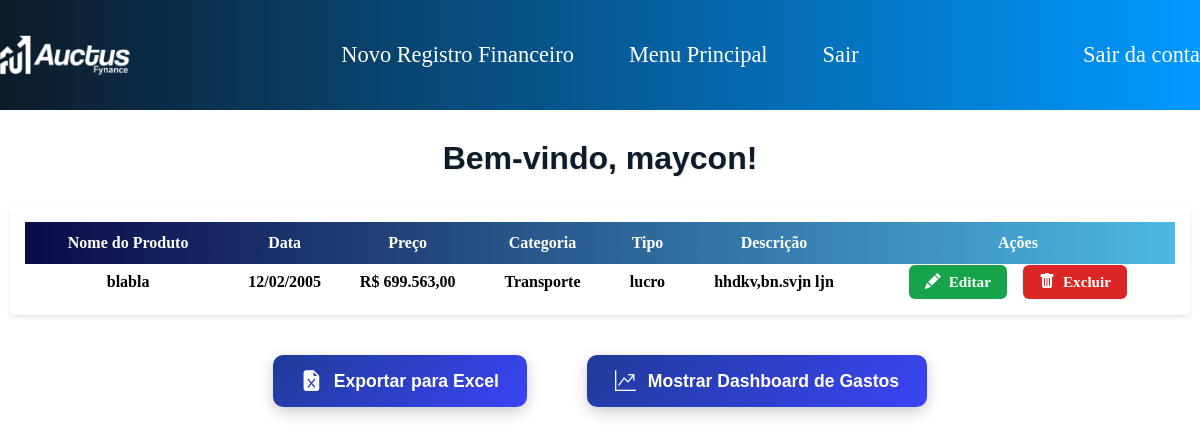
Page /pages/ver_gastos.php (signed in) on the committed database.
### tables this page shows
CREATE TABLE `gastos` (
  `id` int(11) NOT NULL,
  `user_id` int(11) NOT NULL,
  `Tipo` enum('lucro','divida') DEFAULT NULL,
  `Produto` varchar(255) NOT NULL,
  `data_gasto` date NOT NULL,
  `preco` decimal(10,2) NOT NULL,
  `categoria` varchar(255) NOT NULL,
  `descricao` text DEFAULT NULL
);

### pages/ver_gastos.php (the view, shortened to what this page needs)
<?php
$user_id = $_SESSION['usuario_id'];
$nome = $_SESSION['usuario_nome'];
$conn = new mysqli("localhost", "root", "", "sistema_login");
$sql = "SELECT * FROM gastos WHERE user_id = ? ORDER BY data_gasto DESC";
$stmt = $conn->prepare($sql);
$stmt->bind_param("i", $user_id);
$stmt->execute();
$result = $stmt->get_result();
$Produto = [];
while ($row = $result->fetch_assoc()) {
    $Produto[] = $row;
}
?>
<!DOCTYPE html>
<html lang="pt-br">
<head>
  <link rel="stylesheet" href="../styles/pasta Dos CSS/ver_gastos.css">
  <link href="https://cdn.jsdelivr.net/npm/bootstrap-icons@1.10.5/font/bootstrap-icons.css" rel="stylesheet">
</head>
<body>
<header>
        <div class="container">
            <img src="../../src/assets/Imagens do Site/Conteudo do site/Logo Branca.png" alt="logo do sistema" class="logo">
            <nav class="nav-links">
                <ul>
                    <li><a href="adicionar_gasto.php">Novo Registro Financeiro</a></li>
                    <li><a href="pasta Dos HTML/paginaprincipal.php">Menu Principal</a></li>
                    <li><a href="logout.php">Sair</a></li>
                </ul>
            </nav>
            <div class="login">
            <a href="logout.php">Sair da conta</a>
            </div>
        </div>
    </header>
    <span class="bem-vindo">Bem-vindo, <?php echo htmlspecialchars($nome); ?>!</span>
<div class="table-container">
   <?php if ($result->num_rows > 0): ?>
    <table>
      <thead>
        <tr>
          <th>Nome do Produto</th>
          <th>Data</th>
          <th>Preço</th>
          <th>Categoria</th>
          <th>Tipo</th>
          <th>Descrição</th>
          <th>Ações</th>
        </tr>
      </thead>
      <tbody>
        <?php foreach ($Produto as $row): ?>
          <tr>
            <td><?= htmlspecialchars($row['Produto']) ?></td>
            <td><?= date('d/m/Y', strtotime($row['data_gasto'])) ?></td>
            <td>R$ <?= number_format($row['preco'], 2, ',', '.') ?></td>
            <td><?= htmlspecialchars($row['categoria']) ?></td>
            <td><?= htmlspecialchars($row['Tipo']) ?></td>
            <td><?= htmlspecialchars($row['descricao']) ?></td>
            <td>
  <a class="botao-editar" href="editar_gasto.php?id=<?php echo $row['id']; ?>">
    <i class="bi bi-pencil-fill"></i> Editar
  </a>
  <a class="botao-excluir" href="ver_gastos.php?delete_id=<?php echo $row['id']; ?>" onclick="return confirm('Tem certeza que deseja excluir este gasto?');">
    <i class="bi bi-trash-fill"></i> Excluir
  </a>
</td>
          </tr>
        <?php endforeach; ?>
      </tbody>
    </table>
  <?php else: ?>
    <p>Você ainda não adicionou nenhum gasto.</p>
  <?php endif; ?>
</div>
<div class="botoes-dashboard">
  <form method="post">
    <button type="submit" name="exportar_excel" class="btn-dashboard">
      <i class="bi bi-file-earmark-excel-fill"></i> Exportar para Excel
    </button>
  </form>
  <button class="btn-dashboard" onclick="mostrarDashboard()">
    <i class="bi bi-graph-up-arrow"></i> Mostrar Dashboard de Gastos
  </button>
</div>
</body>
</html>

### styles/pasta Dos CSS/ver_gastos.css (style rules this page uses)
html, body { margin: 0; padding: 0; overflow-x: hidden; width: 100%; }
* { box-sizing: border-box; max-width: 100%; }
header { background: linear-gradient( to right, #0d1b2a, #0099ff ); padding: 30px 0; color: white; }
.container { max-width: 1200px; margin: 0 auto; display: grid; grid-template-columns: 1fr 2fr 1fr; align-items: center; gap: 20px; }
.logo { max-height: 50px; }
.nav-links ul { list-style: none; display: flex; justify-content: center; gap: 55px; padding: 0; margin: 0; }
.nav-links a { font-family: "Atomic"; text-decoration: none; color: white; font-weight: 500; font-size: 1.4rem; transition: color 0.3s; }
.login { text-align: right; }
.login a { font-family: "Atomic"; text-decoration: none; color: white; font-weight: 500; font-size: 1.4rem; transition: color 0.3s; }
.bem-vindo { display: block; text-align: center; font-size: 2rem; font-family: "Atomic", sans-serif; margin: 30px 0; color: #0d1b2a; font-weight: bold; text-shadow: 1px 1px 2px rgba(0, 0, 0, 0.1); }
.table-container { margin: 20px auto; background: white; text-align: center; font-weight: bolder; padding: 15px; border-radius: 5px; box-shadow: 0 2px 5px rgba(0, 0, 0, 0.1); width: calc(100% - 20px); max-width: 1200px; }
table { width: 100%; border-collapse: collapse; }
thead { background: linear-gradient(to right, #0b0b46, #4db8e4); }
thead th { color: rgb(255, 255, 255); padding: 12px; background: transparent; }
.botao-editar, .botao-excluir { display: inline-flex; align-items: center; gap: 8px; padding: 8px 16px; font-size: 0.95rem; font-weight: bold; border: none; border-radius: 6px; cursor: pointer; text-decoration: none; transition: background 0.3s ease, transform 0.2s; }
.botao-editar { background-color: #16a34a; color: white; }
.botao-excluir { background-color: #dc2626; color: white; margin-left: 12px; }
.botao-editar i, .botao-excluir i { font-size: 1rem; }
.botoes-dashboard { display: flex; justify-content: center; align-items: center; gap: 60px; margin: 40px 0; flex-wrap: wrap; }
.btn-dashboard { display: inline-flex; align-items: center; gap: 12px; background: linear-gradient(135deg, #1f3b99, #3b44f5); color: white; padding: 14px 28px; border: none; border-radius: 10px; font-size: 1.1rem; font-family: "Atomic", sans-serif; font-weight: bold; cursor: pointer; transition: all 0.3s ease; box-shadow: 0 5px 15px rgba(0, 0, 0, 0.2); }
.btn-dashboard i { font-size: 1.3rem; }

### rows in the picture
gastos: Produto "blabla", data_gasto "12/02/2005", preco "699.563,00", categoria "Transporte", Tipo "lucro", descricao "hhdkv,bn.svjn ljn"

### other values in the picture
$nome "maycon"
